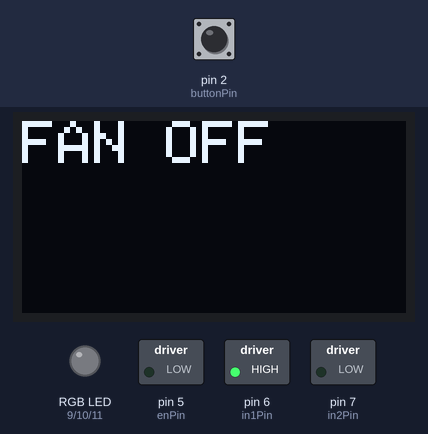
A sketch run on a simulated Arduino Uno, built with avr-gcc and run on an emulated ATmega328P. Shown: 128×64 one-colour display, switched loads named in the sketch (green lamp = pin HIGH), an RGB LED mixed from three pins (HIGH = lit). The test bench sets the inputs (shaded band); at power-on: pin 2 (buttonPin) HIGH.

Above: at 1.2 s.
1.3 s: pin 2 (buttonPin) pulled LOW for 0.15 s
At 2.5 s:
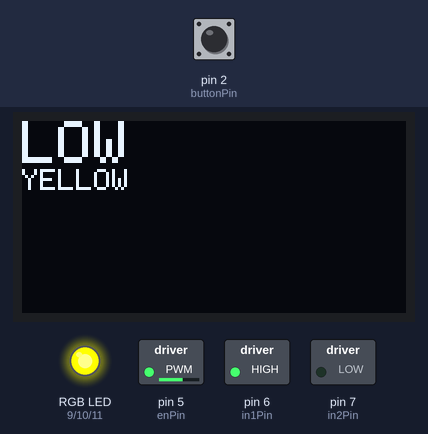
2.9 s: pin 2 (buttonPin) pulled LOW for 1 s
At 3.7 s:
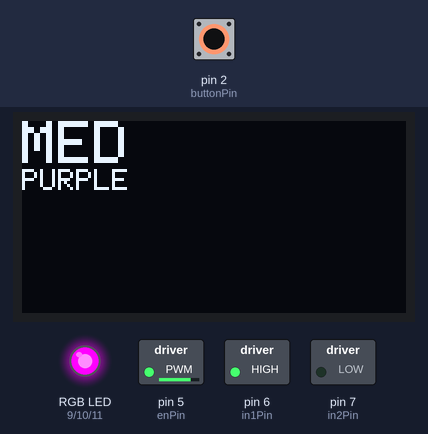
5.4 s: pin 2 (buttonPin) pulled LOW for 0.15 s
At 6.0 s:
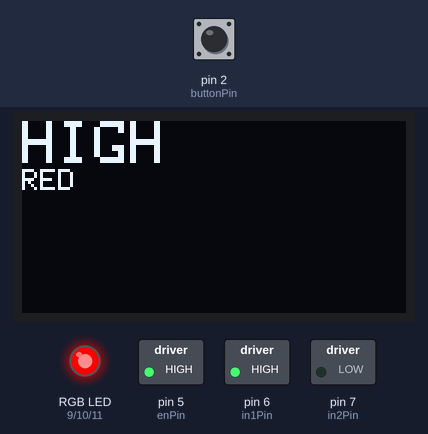
7.0 s: pin 2 (buttonPin) pulled LOW for 3.2 s
At 8.2 s:
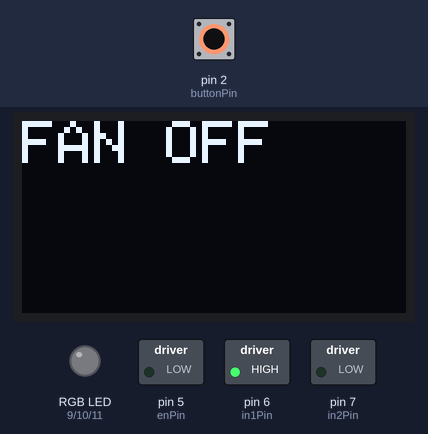
Timing chart, 0 to 10.0 s (numbered marks = the images above; inputs shaded):
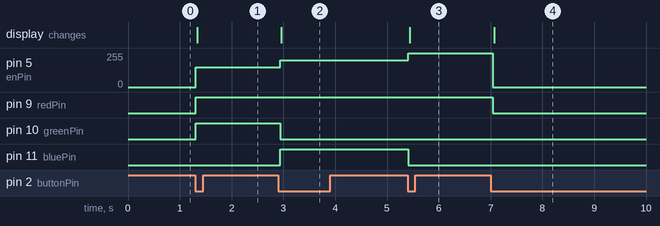

Measured:
- after the input at 1.3 s, pin 5 (enPin): 0/255 → 150/255 at once; pin 9 (redPin), pin 10 (greenPin): LOW → HIGH at once; the display: changes at once (image 1)
- after the input at 2.9 s, pin 5 (enPin): 150/255 → 200/255 at once; pin 10 (greenPin): HIGH → LOW at once; pin 11 (bluePin): LOW → HIGH at once; the display: changes after 0.06 s (image 2)
- after the input at 5.4 s, pin 5 (enPin): 200/255 → 255/255 at once; pin 11 (bluePin): HIGH → LOW at once; the display: changes at once (image 3)
- after the input at 7.0 s, pin 5 (enPin): 255/255 → 0/255 at once; pin 9 (redPin): HIGH → LOW at once; the display: changes after 0.07 s (image 4)

The sketch:

Arduino_DCMotor_RGB_Oled.ino
```cpp
#include <Wire.h>
#include <Adafruit_GFX.h>
#include <Adafruit_SSD1306.h>

#define SCREEN_WIDTH 128
#define SCREEN_HEIGHT 64
#define OLED_RESET -1

Adafruit_SSD1306 display(SCREEN_WIDTH, SCREEN_HEIGHT, &Wire, OLED_RESET);

// Motor pins (L293D)
const int enPin  = 5;  // EN1 (PWM!)
const int in1Pin = 6;
const int in2Pin = 7;

// Button
const int buttonPin = 2;

// RGB LED pins
const int redPin   = 9;
const int greenPin = 10;
const int bluePin  = 11;

// Fan mode
int mode = 0;
bool buttonWasPressed = false;

void setup() {
  // Motor pins
  pinMode(enPin, OUTPUT);
  pinMode(in1Pin, OUTPUT);
  pinMode(in2Pin, OUTPUT);
  digitalWrite(in1Pin, HIGH);
  digitalWrite(in2Pin, LOW);

  // Button
  pinMode(buttonPin, INPUT_PULLUP);

  // RGB
  pinMode(redPin, OUTPUT);
  pinMode(greenPin, OUTPUT);
  pinMode(bluePin, OUTPUT);

  // OLED
  if(!display.begin(SSD1306_SWITCHCAPVCC,0x3C)) while(true);
  display.setTextColor(SSD1306_WHITE);

  setFanMode();
}

void loop() {
  bool buttonState = digitalRead(buttonPin) == LOW;

  if(buttonState && !buttonWasPressed){
    mode++;
    if(mode > 3) mode = 0;
    setFanMode();
  }

  buttonWasPressed = buttonState;
  delay(50);
}

void setFanMode(){
  // Turn off RGB first
  digitalWrite(redPin, LOW);
  digitalWrite(greenPin, LOW);
  digitalWrite(bluePin, LOW);

  display.clearDisplay();
  display.setTextSize(2);
  display.setCursor(0,0);

  switch(mode){
    case 0: // OFF
      analogWrite(enPin,0);
      display.println("FAN OFF");
      break;

    case 1: // LOW - YELLOW
      analogWrite(enPin,150); // PWM
      digitalWrite(redPin,HIGH);
      digitalWrite(greenPin,HIGH);
      display.println("LOW");
      display.setTextSize(1);
      display.println("YELLOW");
      break;

    case 2: // MEDIUM - PURPLE
      analogWrite(enPin,200); // PWM
      digitalWrite(redPin,HIGH);
      digitalWrite(bluePin,HIGH);
      display.println("MED");
      display.setTextSize(1);
      display.println("PURPLE");
      break;

    case 3: // HIGH - RED
      analogWrite(enPin,255); // PWM full speed
      digitalWrite(redPin,HIGH);
      display.println("HIGH");
      display.setTextSize(1);
      display.println("RED");
      break;
  }

  display.display();
}
```
